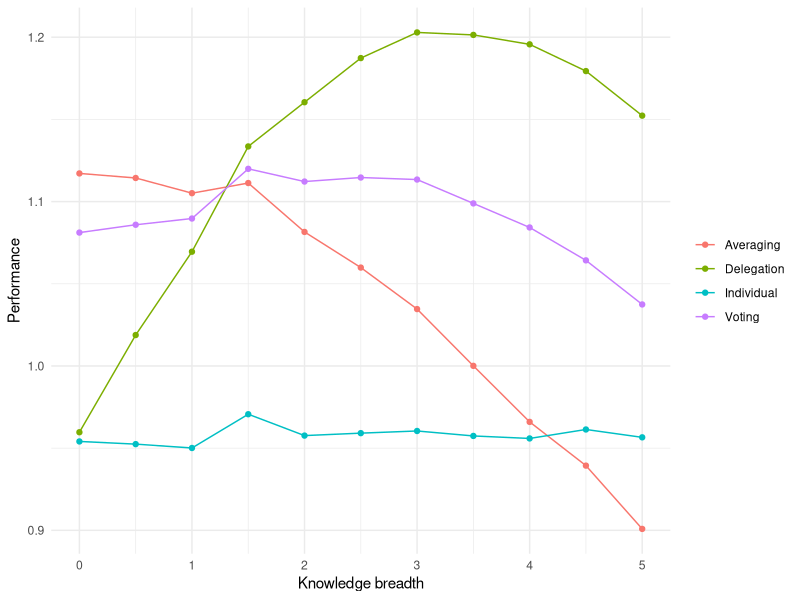

Recreate this plot in R.
# code translated from Helge Klapper; https://github.com/helgeklapper/Organizational-Decision-Making

library(ggplot2)

# Parameters

t_high <- 10
t_low <- 0
q_high <- 5
q_low <- -5
e_low <- 0
e_mid <- 5
e_high <- 10
E <- 100000
K <- seq(0, 5, length.out = 11)
number_Ks <- length(K)

# Functions

project <- function(q_low, q_high, t_low, t_high) {
  value_p <- runif(1, q_low, q_high)
  type_p <- runif(1, t_low, t_high)
  return(c(value_p, type_p))
}

perceive_quality <- function(value_p, type_p, type_ind) {
  knowledge_distance <- abs(type_p - type_ind)
  noise <- rnorm(1, 0, knowledge_distance)
  perceive <- value_p + noise
  return(perceive)
}

choose_individual <- function(value_p, per_e_mid) {
  if (per_e_mid > 0) {
    return(value_p)
  } else {
    return(0)
  }
}

choose_delegate <- function(value_p, per_e_low, per_e_mid, per_e_high, type_p, e_low, e_mid, e_high) {
  decision <- 0
  if (type_p < ((e_mid + e_low)/2)) {
    if (per_e_low > 0) {
      decision <- 1
    }
  } else if (type_p > ((e_mid + e_high)/2)) {
    if (per_e_high > 0) {
      decision <- 1
    }
  } else {
    if (per_e_mid > 0) {
      decision <- 1
    }
  }
  if (decision == 1) {
    return(value_p)
  } else {
    return(0)
  }
}

choose_voting <- function(value_p, per_e_low, per_e_mid, per_e_high) {
  vote <- (per_e_low > 0) + (per_e_mid > 0) + (per_e_high > 0)
  if (vote >= 2) {
    return(value_p)
  } else {
    return(0)
  }
}

choose_average <- function(value_p, per_e_low, per_e_mid, per_e_high) {
  per_vector <- c(per_e_low, per_e_mid, per_e_high)
  decision <- mean(per_vector)
  if (decision > 0) {
    return(value_p)
  } else {
    return(0)
  }
}

# Simulation

performance_matrix <- matrix(0, nrow = number_Ks, ncol = 4)
value_type_matrix <- matrix(0, nrow = E, ncol = 2)

k_counter <- 1
for (k in K) {
  cat('At k: ', k, '\n')
  e_high <- 5 + k
  e_low <- 5 - k
  temp_matrix <- matrix(0, nrow = E, ncol = 4)
  for (e in 1:E) {
    project_result <- project(q_low, q_high, t_low, t_high)
    value_p <- project_result[1]
    type_p <- project_result[2]
    value_type_matrix[e, ] <- c(value_p, type_p)
    per_e_low <- perceive_quality(value_p, type_p, e_low)
    per_e_mid <- perceive_quality(value_p, type_p, e_mid)
    per_e_high <- perceive_quality(value_p, type_p, e_high)
    temp_matrix[e, 1] <- choose_individual(value_p, per_e_mid)
    temp_matrix[e, 2] <- choose_delegate(value_p, per_e_low, per_e_mid, per_e_high, type_p, e_low, e_mid, e_high)
    temp_matrix[e, 3] <- choose_voting(value_p, per_e_low, per_e_mid, per_e_high)
    temp_matrix[e, 4] <- choose_average(value_p, per_e_low, per_e_mid, per_e_high)
  }
  performance_matrix[k_counter, ] <- colMeans(temp_matrix)
  k_counter <- k_counter + 1
}

# Plotting

df <- data.frame(K = rep(K, each = 4),
                 Performance = as.vector(t(performance_matrix)),
                 Method = rep(c("Individual", "Delegation", "Voting", "Averaging"), times = number_Ks))

ggplot(df, aes(x = K, y = Performance, color = Method)) +
  geom_line() +
  geom_point() +
  labs(x = "Knowledge breadth", y = "Performance") +
  theme_minimal() +
  theme(legend.title = element_blank())
